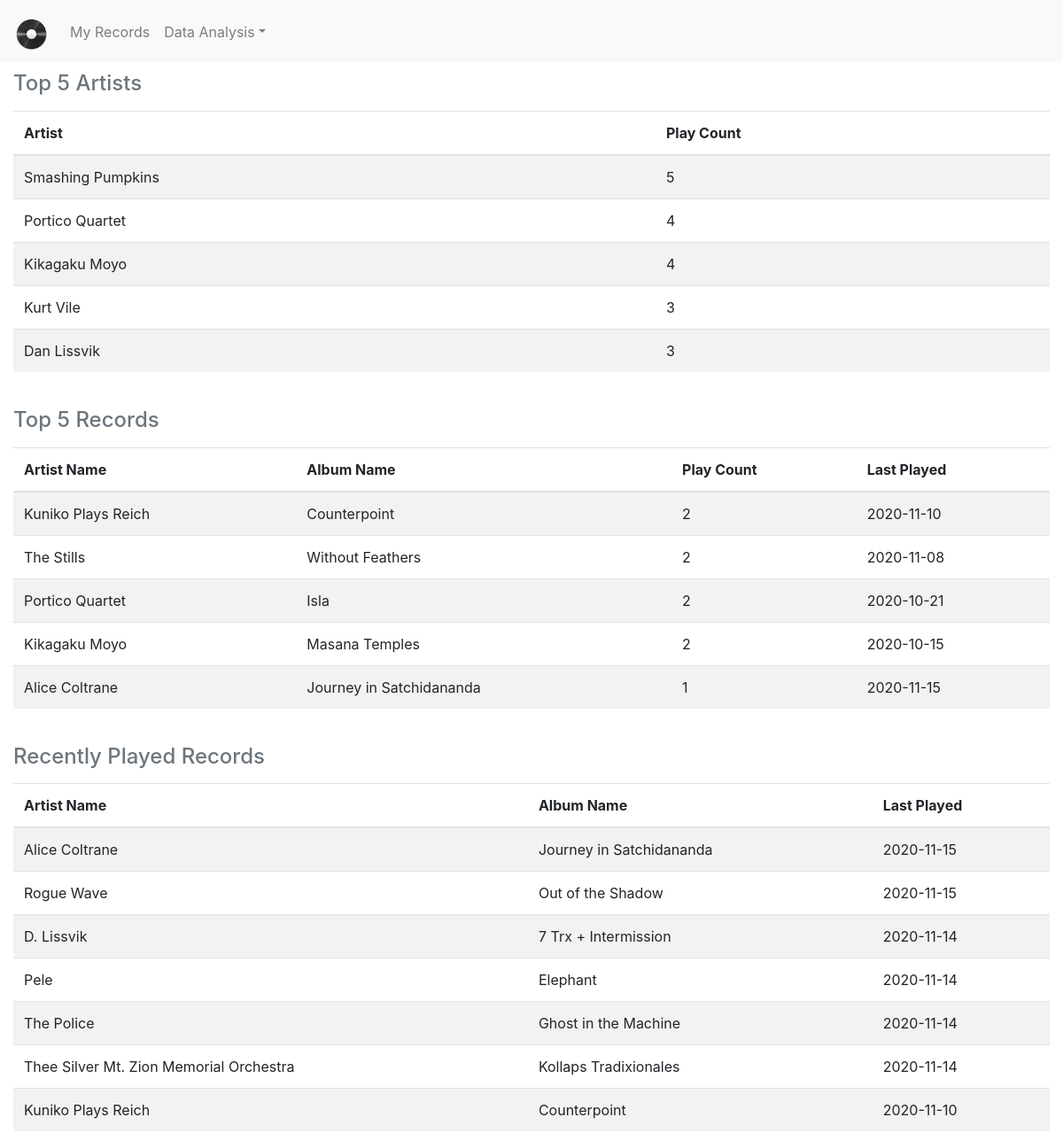
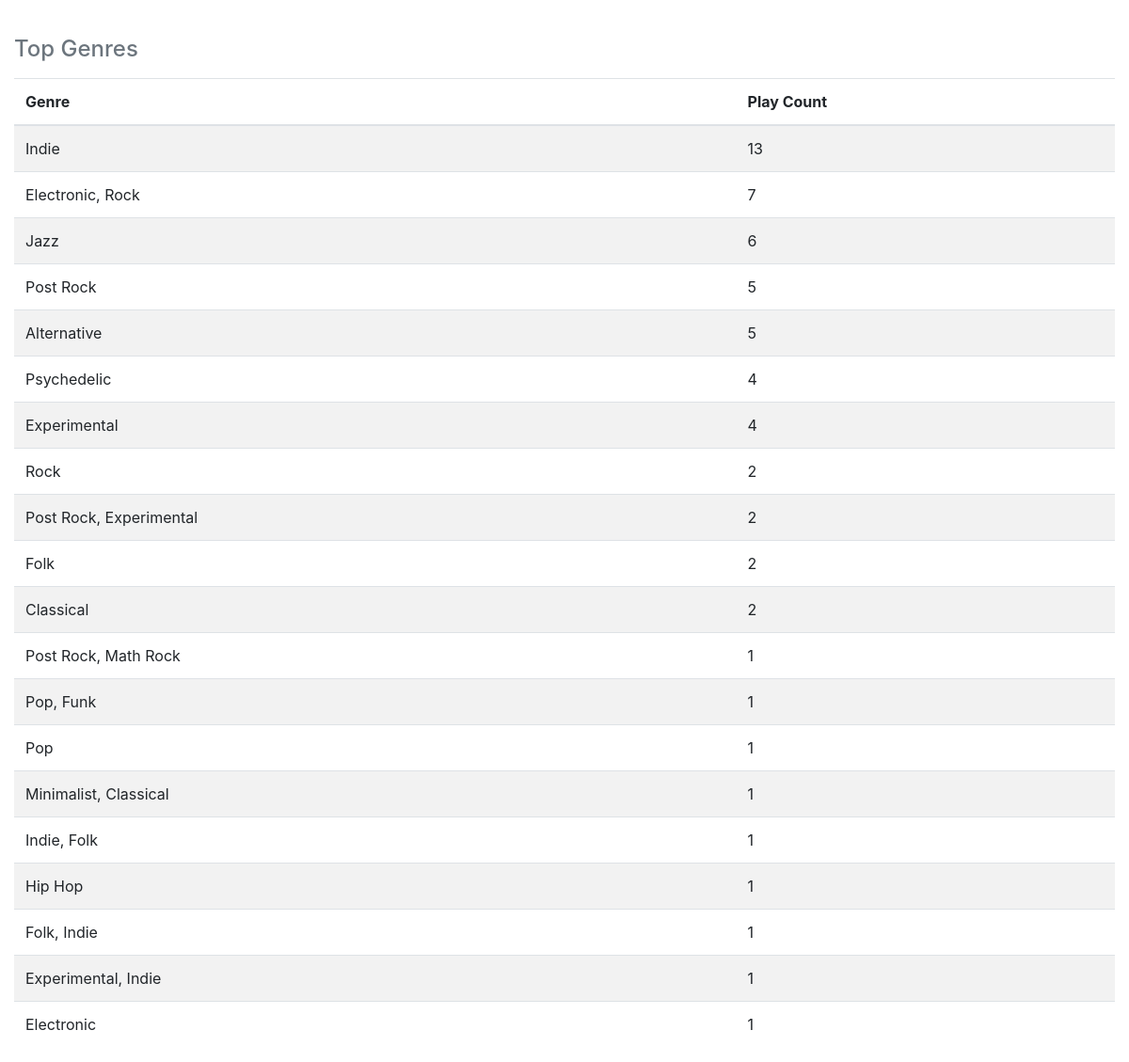
Screenshot of /stats/ with the database file from the repository (2 pictures, top to bottom).
### tables this page shows
CREATE TABLE records (id integer primary key, artist_name varchar(765), album_name varchar(765), genre varchar(765), play_count integer, last_played timestamp, ignore, date_added timestamp, release_type varchar(765) default '', sort_order integer, artist_name_sort);

### main.py (the view)
@app.route('/stats/')
def stats():
    top_five = functions.top_five_records()
    genre = functions.top_genre()
    artists = functions.top_five_artists()
    recents = functions.recent_plays()
    return render_template('stats.html', top_five=top_five, genre=genre, artists=artists, recents=recents)

### functions.py (called while the page is built)
def top_five_records():
    con = sqlite3.connect(config.DB_NAME)
    cur = con.cursor()
    cur.execute('SELECT artist_name, album_name, play_count, last_played FROM records ORDER BY play_count DESC, last_played DESC LIMIT 5')
    rows = list(cur.fetchall())
    con.close()
    return (rows)

def top_five_artists():
    con = sqlite3.connect(config.DB_NAME)
    cur = con.cursor()
    cur.execute('SELECT artist_name_sort, sum(play_count) FROM records GROUP BY 1 HAVING sum(play_count) > 0 ORDER BY 2 DESC LIMIT 5')
    rows = list(cur.fetchall())
    con.close()
    return (rows)

def top_genre():
    con = sqlite3.connect(config.DB_NAME)
    cur = con.cursor()
    cur.execute('SELECT genre, sum(play_count) FROM records GROUP BY 1 HAVING sum(play_count) > 0 ORDER BY 2 DESC')
    rows = list(cur.fetchall())
    con.close()
    return (rows)

def recent_plays():
    con = sqlite3.connect(config.DB_NAME)
    cur = con.cursor()
    cur.execute("""SELECT artist_name, album_name, last_played
                   FROM records
                   WHERE last_played > date('now','-7 days')
                   ORDER BY last_played DESC""")
    rows = list(cur.fetchall())
    con.close()
    return (rows)

### templates/stats.html
{% extends "base.html" %}
{% set active_page = "stats" %}
{% block content %}
<div class="container-fluid">
    <h4 class="mb-3 text-secondary">Top 5 Artists</h4>
    <table class="table table-striped">
        <thead>
            <tr>
                <th>Artist</th>
                <th>Play Count</th>
            </tr>
        </thead>
        <tbody>
            {% for item in artists %}
                <tr>
                    <td> {{ item[0] }} </td>
                    <td> {{ item[1] }} </td>
                </tr>
            {% endfor %}
        </tbody>
    </table>
    <br>
    <h4 class="mb-3 text-secondary">Top 5 Records</h4>
    <table class="table table-striped">
        <thead>
            <tr>
                <th>Artist Name</th>
                <th>Album Name</th>
                <th>Play Count</th>
                <th>Last Played</th>
            </tr>
        </thead>
        <tbody>
            {% for item in top_five %}
                <tr>
                    <td> {{ item[0] }} </td>
                    <td> {{ item[1] }} </td>
                    <td> {{ item[2] }} </td>
                    <td> {{ item[3] }} </td>
                </tr>
            {% endfor %}
        </tbody>
    </table>
    <br>
    <h4 class="mb-3 text-secondary">Recently Played Records</h4>
    <table class="table table-striped">
        <thead>
            <tr>
                <th>Artist Name</th>
                <th>Album Name</th>
                <th>Last Played</th>
            </tr>
        </thead>
        <tbody>
            {% for item in recents %}
                <tr>
                    <td> {{ item[0] }} </td>
                    <td> {{ item[1] }} </td>
                    <td> {{ item[2] }} </td>
                </tr>
            {% endfor %}
        </tbody>
    </table>
    <br>
    <h4 class="mb-3 text-secondary">Top Genres</h4>
    <table class="table table-striped">
        <thead>
            <tr>
                <th>Genre</th>
                <th>Play Count</th>
            </tr>
        </thead>
        <tbody>
            {% for item in genre %}
                <tr>
                    <td> {{ item[0] }} </td>
                    <td> {{ item[1] }} </td>
                </tr>
            {% endfor %}
        </tbody>
    </table>
</div>
{% endblock %}

### templates/base.html (style rules this page uses)
body { padding-top:50px; }
th { position: sticky; top: 65px; background: white; }

### rows the page displays
records: artist_name_sort "Kurt Vile", sort_order "3"
records: item "Dan Lissvik", sort_order "3"
records: artist_name "Kuniko Plays Reich", album_name "Counterpoint", play_count "2", last_played "2020-11-10", genre "Classical"
records: artist_name "The Stills", album_name "Without Feathers", play_count "2", last_played "2020-11-08"
records: artist_name "Portico Quartet", album_name "Isla", play_count "2", last_played "2020-10-21"
records: artist_name "Kikagaku Moyo", album_name "Masana Temples", play_count "2", last_played "2020-10-15"
records: artist_name "Alice Coltrane", album_name "Journey in Satchidananda", play_count "1", last_played "2020-11-15"
records: artist_name "Rogue Wave", album_name "Out of the Shadow", last_played "2020-11-15"
records: artist_name "D. Lissvik", album_name "7 Trx + Intermission", last_played "2020-11-14"
records: artist_name "Pele", album_name "Elephant", last_played "2020-11-14"
records: artist_name "The Police", album_name "Ghost in the Machine", last_played "2020-11-14"
records: artist_name "Thee Silver Mt. Zion Memorial Orchestra", album_name "Kollaps Tradixionales", last_played "2020-11-14"
records: genre "Indie", id "13"
records: genre "Post Rock", id "5"
records: genre "Experimental", sort_order "4"
records: genre "Folk", sort_order "2"
records: genre "Post Rock, Math Rock", play_count "1"
records: genre "Pop, Funk", play_count "1"
records: genre "Pop", play_count "1"
records: genre "Minimalist, Classical", play_count "1"
records: genre "Indie, Folk", play_count "1"
records: genre "Hip Hop", play_count "1"
records: genre "Folk, Indie", play_count "1"
records: genre "Experimental, Indie", play_count "1"
records: genre "Electronic", play_count "1"

### other values shown
{{ item[0] }} "Smashing Pumpkins" "Portico Quartet" "Kikagaku Moyo"
{{ item[1] }} "5" "4" "4"
{{ item[0] }} "Electronic, Rock" "Jazz" "Alternative" "Psychedelic" "Rock" "Post Rock, Experimental"
{{ item[1] }} "7" "6" "5" "4" "2" "2"
